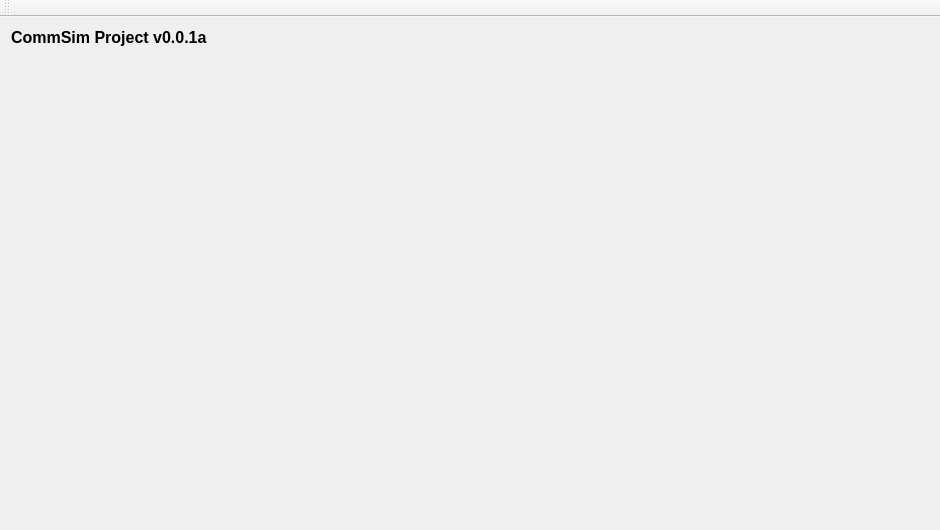
<?xml version="1.0" encoding="UTF-8"?>
<ui version="4.0">
 <class>MainWindow</class>
 <widget class="QMainWindow" name="MainWindow">
  <property name="geometry">
   <rect>
    <x>0</x>
    <y>0</y>
    <width>940</width>
    <height>530</height>
   </rect>
  </property>
  <property name="windowTitle">
   <string>MainWindow</string>
  </property>
  <widget class="QWidget" name="centralWidget">
   <widget class="QLabel" name="label">
    <property name="geometry">
     <rect>
      <x>11</x>
      <y>11</y>
      <width>209</width>
      <height>19</height>
     </rect>
    </property>
    <property name="text">
     <string>&lt;!DOCTYPE HTML PUBLIC &quot;-//W3C//DTD HTML 4.0//EN&quot; &quot;http://www.w3.org/TR/REC-html40/strict.dtd&quot;&gt;
&lt;html&gt;&lt;head&gt;&lt;meta name=&quot;qrichtext&quot; content=&quot;1&quot; /&gt;&lt;style type=&quot;text/css&quot;&gt;
p, li { white-space: pre-wrap; }
&lt;/style&gt;&lt;/head&gt;&lt;body style=&quot; font-family:'MS Shell Dlg 2'; font-size:8.25pt; font-weight:400; font-style:normal;&quot;&gt;
&lt;p style=&quot; margin-top:0px; margin-bottom:0px; margin-left:0px; margin-right:0px; -qt-block-indent:0; text-indent:0px;&quot;&gt;&lt;span style=&quot; font-size:12pt; font-weight:600;&quot;&gt;CommSim Project v0.0.1a&lt;/span&gt;&lt;/p&gt;&lt;/body&gt;&lt;/html&gt;</string>
    </property>
   </widget>
  </widget>
  <widget class="QMenuBar" name="menuBar">
   <property name="geometry">
    <rect>
     <x>0</x>
     <y>0</y>
     <width>940</width>
     <height>21</height>
    </rect>
   </property>
  </widget>
  <widget class="QToolBar" name="mainToolBar">
   <attribute name="toolBarArea">
    <enum>TopToolBarArea</enum>
   </attribute>
   <attribute name="toolBarBreak">
    <bool>false</bool>
   </attribute>
  </widget>
  <widget class="QStatusBar" name="statusBar">
   <property name="font">
    <font>
     <family>Times New Roman</family>
     <pointsize>10</pointsize>
     <weight>75</weight>
     <italic>true</italic>
     <bold>true</bold>
    </font>
   </property>
   <property name="sizeGripEnabled">
    <bool>false</bool>
   </property>
  </widget>
 </widget>
 <layoutdefault spacing="6" margin="11"/>
 <resources/>
 <connections/>
</ui>
